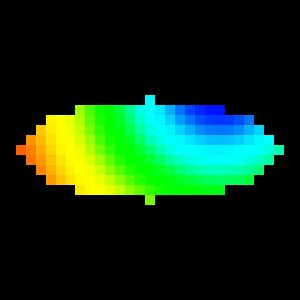

Reproduce this figure in Python.
#!/usr/bin/env python

# Demonstrate vtkCutMaterial by creating synthetic image data with a
# Gaussian scalar field and an ellipsoid material mask, then cutting
# through the material to show the scalar distribution.

# Factory overrides
import vtkmodules.vtkInteractionStyle  # noqa: F401
import vtkmodules.vtkRenderingFreeType  # noqa: F401
import vtkmodules.vtkRenderingOpenGL2  # noqa: F401

from vtkmodules.vtkCommonDataModel import vtkImageData
from vtkmodules.vtkFiltersParallel import vtkCutMaterial
from vtkmodules.vtkImagingSources import (
    vtkImageEllipsoidSource,
    vtkImageGaussianSource,
)
from vtkmodules.vtkRenderingCore import (
    vtkActor,
    vtkPolyDataMapper,
    vtkRenderWindow,
    vtkRenderWindowInteractor,
    vtkRenderer,
)

# Create synthetic image data
data = vtkImageData()
data.SetExtent(0, 31, 0, 31, 0, 31)
data.SetScalarType(10, data.GetInformation())

# Gaussian scalar field
gauss = vtkImageGaussianSource()
gauss.SetWholeExtent(0, 30, 0, 30, 0, 30)
gauss.SetCenter(18, 12, 20)
gauss.SetMaximum(1.0)
gauss.SetStandardDeviation(10.0)
gauss.Update()
gauss_scalars = gauss.GetOutput().GetPointData().GetScalars()
gauss_scalars.SetName("Gauss")
data.GetCellData().SetScalars(gauss_scalars)

# Ellipsoid material mask
ellipse = vtkImageEllipsoidSource()
ellipse.SetWholeExtent(0, 30, 0, 30, 0, 30)
ellipse.SetCenter(11, 12, 13)
ellipse.SetRadius(5, 9, 13)
ellipse.SetInValue(1)
ellipse.SetOutValue(0)
ellipse.SetOutputScalarTypeToInt()
ellipse.Update()
material_scalars = ellipse.GetOutput().GetPointData().GetScalars()
material_scalars.SetName("Material")
data.GetCellData().AddArray(material_scalars)

# Cut through material
cut = vtkCutMaterial()
cut.SetInputData(data)
cut.SetMaterialArrayName("Material")
cut.SetMaterial(1)
cut.SetArrayName("Gauss")
cut.SetUpVector(1, 0, 0)
cut.Update()

# Mapper and actor
mapper = vtkPolyDataMapper()
mapper.SetInputConnection(cut.GetOutputPort())
mapper.SetScalarRange(0, 1)
actor = vtkActor()
actor.SetMapper(mapper)
actor.SetPosition(1.5, 0, 0)

# Renderer
renderer = vtkRenderer()
renderer.AddActor(actor)

# Window
render_window = vtkRenderWindow()
render_window.AddRenderer(renderer)
render_window.SetSize(300, 300)
render_window.SetWindowName("cut material")

# Scene
center_point = cut.GetCenterPoint()
normal = cut.GetNormal()
camera = renderer.GetActiveCamera()
camera.SetFocalPoint(center_point)
camera.SetViewUp(cut.GetUpVector())
camera.SetPosition(normal[0] + center_point[0], normal[1] + center_point[1], normal[2] + center_point[2])
renderer.ResetCamera()

# Interactor
interactor = vtkRenderWindowInteractor()
interactor.SetRenderWindow(render_window)

interactor.Initialize()
interactor.Start()
